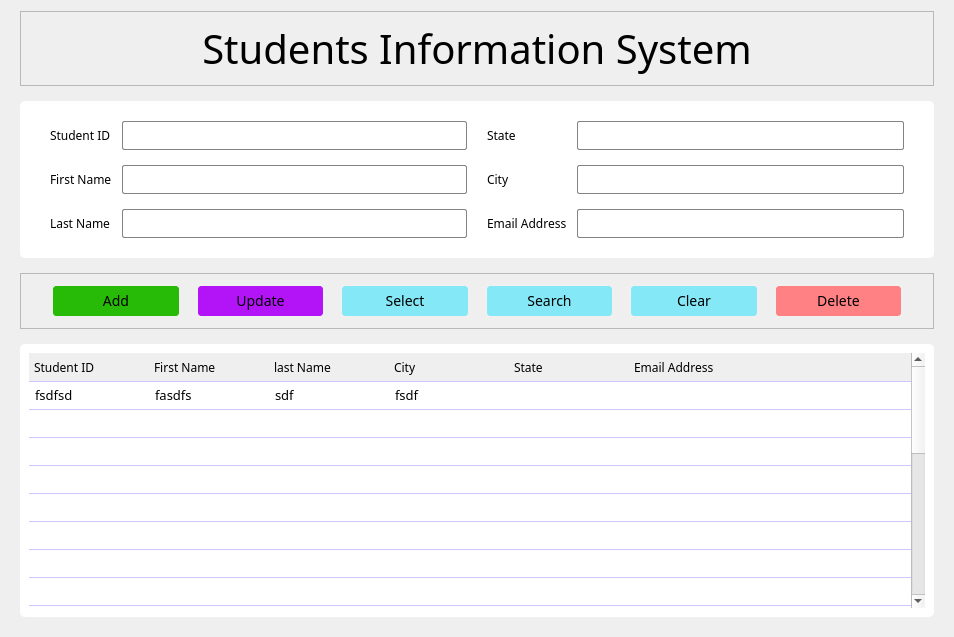
<?xml version="1.0" encoding="UTF-8"?>
<ui version="4.0">
 <class>Form</class>
 <widget class="QWidget" name="Form">
  <property name="geometry">
   <rect>
    <x>0</x>
    <y>0</y>
    <width>954</width>
    <height>637</height>
   </rect>
  </property>
  <property name="font">
   <font>
    <family>Script MT Bold</family>
    <pointsize>30</pointsize>
   </font>
  </property>
  <property name="windowTitle">
   <string>Students Information System</string>
  </property>
  <property name="styleSheet">
   <string notr="true">#info_frame {
	background-color: #fff;
	border: none;
	border-radius: 5px;
}

#info_frame QLabel,
#info_frame QLineEdit,
#info_frame QComboBox,
#function_frame QPushButton,
QHeaderView::section
 {
	font-family: Segoe UI Semibold;
	font-size: 12px;
}

#info_frame QLineEdit,
#info_frame QComboBox {
	padding: 4px 5px;
	border: 1px solid #838383;
	border-radius: 2px;
}

#info_frame QLineEdit:focus,
#info_frame QComboBox:focus
 {
	border-color: #0055ff;
}

QComboBox::drop-down { 
	background: transparent; 
	border: none;
	margin-right: 5px;
} 

QComboBox::down-arrow {
	image: url(:/icons/icons/expand_more.svg);
}

#result_frame {
	border-radius: 5px;
	background-color: #fff;
}

QHeaderView::section{
	border: none;
	border-bottom:1px solid #d0c6ff;
	text-align:left;
	padding: 3px 5px;
}

QTableWidget::Item{
	border-bottom:1px solid #d0c6ff;
	color: black;
	padding-left: 3px;
}

#function_frame QPushButton {
	font-size: 14px;
	padding: 5px 10px;
	border: 2px solid #f0f0f0;
	border-radius: 5px;
	background-color: #84e8f7;
}

#function_frame QPushButton:hover {
	border-color: #4c96f7;
	font-size: 15px;
}

#function_frame #delete_btn {
	background-color: #ff8183;
}

#function_frame #delete_btn:hover {
	border-color: #dc0004;
}

#function_frame #add_btn {
	background-color: #27ba06;
}

#function_frame #update_btn {
	background-color: #b314f7;
}




</string>
  </property>
  <layout class="QGridLayout" name="gridLayout_5">
   <property name="leftMargin">
    <number>20</number>
   </property>
   <property name="rightMargin">
    <number>20</number>
   </property>
   <property name="bottomMargin">
    <number>20</number>
   </property>
   <property name="verticalSpacing">
    <number>15</number>
   </property>
   <item row="0" column="0">
    <widget class="QFrame" name="frame_3">
     <property name="frameShape">
      <enum>QFrame::Shape::StyledPanel</enum>
     </property>
     <property name="frameShadow">
      <enum>QFrame::Shadow::Raised</enum>
     </property>
     <layout class="QHBoxLayout" name="horizontalLayout_2">
      <item>
       <widget class="QLabel" name="title_label">
        <property name="font">
         <font>
          <family>Script MT Bold</family>
          <pointsize>30</pointsize>
         </font>
        </property>
        <property name="text">
         <string>Students Information System</string>
        </property>
        <property name="alignment">
         <set>Qt::AlignmentFlag::AlignCenter</set>
        </property>
       </widget>
      </item>
     </layout>
    </widget>
   </item>
   <item row="2" column="0">
    <widget class="QFrame" name="function_frame">
     <property name="frameShape">
      <enum>QFrame::Shape::StyledPanel</enum>
     </property>
     <property name="frameShadow">
      <enum>QFrame::Shadow::Raised</enum>
     </property>
     <layout class="QHBoxLayout" name="horizontalLayout">
      <property name="spacing">
       <number>15</number>
      </property>
      <property name="leftMargin">
       <number>30</number>
      </property>
      <property name="topMargin">
       <number>10</number>
      </property>
      <property name="rightMargin">
       <number>30</number>
      </property>
      <property name="bottomMargin">
       <number>10</number>
      </property>
      <item>
       <widget class="QPushButton" name="add_btn">
        <property name="text">
         <string>Add</string>
        </property>
        <property name="icon">
         <iconset>
          <normaloff>icones/add.svg</normaloff>icones/add.svg</iconset>
        </property>
       </widget>
      </item>
      <item>
       <widget class="QPushButton" name="update_btn">
        <property name="text">
         <string>Update</string>
        </property>
        <property name="icon">
         <iconset>
          <normaloff>icones/update.svg</normaloff>icones/update.svg</iconset>
        </property>
       </widget>
      </item>
      <item>
       <widget class="QPushButton" name="select_btn">
        <property name="text">
         <string>Select</string>
        </property>
        <property name="icon">
         <iconset>
          <normaloff>icones/expand_more.svg</normaloff>icones/expand_more.svg</iconset>
        </property>
        <property name="iconSize">
         <size>
          <width>20</width>
          <height>20</height>
         </size>
        </property>
       </widget>
      </item>
      <item>
       <widget class="QPushButton" name="search_btn">
        <property name="text">
         <string>Search</string>
        </property>
        <property name="icon">
         <iconset>
          <normaloff>icones/search.svg</normaloff>icones/search.svg</iconset>
        </property>
        <property name="iconSize">
         <size>
          <width>20</width>
          <height>20</height>
         </size>
        </property>
       </widget>
      </item>
      <item>
       <widget class="QPushButton" name="clear_btn">
        <property name="text">
         <string>Clear</string>
        </property>
        <property name="icon">
         <iconset>
          <normaloff>icones/clear.svg</normaloff>icones/clear.svg</iconset>
        </property>
        <property name="iconSize">
         <size>
          <width>20</width>
          <height>20</height>
         </size>
        </property>
       </widget>
      </item>
      <item>
       <widget class="QPushButton" name="delete_btn">
        <property name="text">
         <string>Delete</string>
        </property>
        <property name="icon">
         <iconset>
          <normaloff>icones/delete.svg</normaloff>icones/delete.svg</iconset>
        </property>
        <property name="iconSize">
         <size>
          <width>20</width>
          <height>20</height>
         </size>
        </property>
       </widget>
      </item>
     </layout>
    </widget>
   </item>
   <item row="3" column="0">
    <widget class="QFrame" name="result_frame">
     <property name="frameShape">
      <enum>QFrame::Shape::StyledPanel</enum>
     </property>
     <property name="frameShadow">
      <enum>QFrame::Shadow::Raised</enum>
     </property>
     <layout class="QGridLayout" name="gridLayout_4">
      <item row="0" column="0">
       <widget class="QTableWidget" name="tableWidget">
        <property name="font">
         <font>
          <family>黑体</family>
          <pointsize>10</pointsize>
         </font>
        </property>
        <property name="focusPolicy">
         <enum>Qt::FocusPolicy::NoFocus</enum>
        </property>
        <property name="styleSheet">
         <string notr="true"/>
        </property>
        <property name="frameShape">
         <enum>QFrame::Shape::NoFrame</enum>
        </property>
        <property name="selectionMode">
         <enum>QAbstractItemView::SelectionMode::ExtendedSelection</enum>
        </property>
        <property name="selectionBehavior">
         <enum>QAbstractItemView::SelectionBehavior::SelectRows</enum>
        </property>
        <property name="showGrid">
         <bool>false</bool>
        </property>
        <property name="gridStyle">
         <enum>Qt::PenStyle::NoPen</enum>
        </property>
        <property name="sortingEnabled">
         <bool>true</bool>
        </property>
        <property name="wordWrap">
         <bool>true</bool>
        </property>
        <property name="cornerButtonEnabled">
         <bool>false</bool>
        </property>
        <property name="rowCount">
         <number>21</number>
        </property>
        <attribute name="horizontalHeaderCascadingSectionResizes">
         <bool>false</bool>
        </attribute>
        <attribute name="horizontalHeaderMinimumSectionSize">
         <number>50</number>
        </attribute>
        <attribute name="horizontalHeaderDefaultSectionSize">
         <number>120</number>
        </attribute>
        <attribute name="horizontalHeaderStretchLastSection">
         <bool>true</bool>
        </attribute>
        <attribute name="verticalHeaderVisible">
         <bool>false</bool>
        </attribute>
        <attribute name="verticalHeaderCascadingSectionResizes">
         <bool>false</bool>
        </attribute>
        <attribute name="verticalHeaderDefaultSectionSize">
         <number>28</number>
        </attribute>
        <attribute name="verticalHeaderHighlightSections">
         <bool>false</bool>
        </attribute>
        <attribute name="verticalHeaderShowSortIndicator" stdset="0">
         <bool>true</bool>
        </attribute>
        <attribute name="verticalHeaderStretchLastSection">
         <bool>false</bool>
        </attribute>
        <row>
         <property name="text">
          <string>1</string>
         </property>
        </row>
        <row>
         <property name="text">
          <string>New Row</string>
         </property>
        </row>
        <row>
         <property name="text">
          <string>New Row</string>
         </property>
        </row>
        <row>
         <property name="text">
          <string>New Row</string>
         </property>
        </row>
        <row>
         <property name="text">
          <string>New Row</string>
         </property>
        </row>
        <row>
         <property name="text">
          <string>New Row</string>
         </property>
        </row>
        <row>
         <property name="text">
          <string>New Row</string>
         </property>
        </row>
        <row>
         <property name="text">
          <string>New Row</string>
         </property>
        </row>
        <row>
         <property name="text">
          <string>New Row</string>
         </property>
        </row>
        <row>
         <property name="text">
          <string>New Row</string>
         </property>
        </row>
        <row>
         <property name="text">
          <string>New Row</string>
         </property>
        </row>
        <row>
         <property name="text">
          <string>New Row</string>
         </property>
        </row>
        <row>
         <property name="text">
          <string>New Row</string>
         </property>
        </row>
        <row>
         <property name="text">
          <string>New Row</string>
         </property>
        </row>
        <row>
         <property name="text">
          <string>New Row</string>
         </property>
        </row>
        <row>
         <property name="text">
          <string>New Row</string>
         </property>
        </row>
        <row>
         <property name="text">
          <string>New Row</string>
         </property>
        </row>
        <row>
         <property name="text">
          <string>New Row</string>
         </property>
        </row>
        <row>
         <property name="text">
          <string>New Row</string>
         </property>
        </row>
        <row>
         <property name="text">
          <string>New Row</string>
         </property>
        </row>
        <row>
         <property name="text">
          <string>2</string>
         </property>
        </row>
        <column>
         <property name="text">
          <string>Student ID</string>
         </property>
         <property name="font">
          <font>
           <family>黑体</family>
           <pointsize>10</pointsize>
          </font>
         </property>
         <property name="textAlignment">
          <set>AlignLeading|AlignVCenter</set>
         </property>
        </column>
        <column>
         <property name="text">
          <string>First Name</string>
         </property>
         <property name="font">
          <font>
           <family>黑体</family>
           <pointsize>10</pointsize>
          </font>
         </property>
         <property name="textAlignment">
          <set>AlignLeading|AlignVCenter</set>
         </property>
        </column>
        <column>
         <property name="text">
          <string>last Name</string>
         </property>
         <property name="textAlignment">
          <set>AlignLeading|AlignVCenter</set>
         </property>
        </column>
        <column>
         <property name="text">
          <string>City</string>
         </property>
         <property name="textAlignment">
          <set>AlignLeading|AlignVCenter</set>
         </property>
        </column>
        <column>
         <property name="text">
          <string>State</string>
         </property>
         <property name="textAlignment">
          <set>AlignLeading|AlignVCenter</set>
         </property>
        </column>
        <column>
         <property name="text">
          <string>Email Address</string>
         </property>
         <property name="textAlignment">
          <set>AlignLeading|AlignVCenter</set>
         </property>
        </column>
        <item row="0" column="0">
         <property name="text">
          <string>fsdfsd</string>
         </property>
        </item>
        <item row="0" column="1">
         <property name="text">
          <string>fasdfs</string>
         </property>
        </item>
        <item row="0" column="2">
         <property name="text">
          <string>sdf</string>
         </property>
        </item>
        <item row="0" column="3">
         <property name="text">
          <string>fsdf</string>
         </property>
        </item>
        <item row="20" column="0">
         <property name="text">
          <string/>
         </property>
        </item>
       </widget>
      </item>
     </layout>
    </widget>
   </item>
   <item row="1" column="0">
    <widget class="QFrame" name="info_frame">
     <property name="frameShape">
      <enum>QFrame::Shape::StyledPanel</enum>
     </property>
     <property name="frameShadow">
      <enum>QFrame::Shadow::Raised</enum>
     </property>
     <layout class="QGridLayout" name="gridLayout_6">
      <property name="leftMargin">
       <number>30</number>
      </property>
      <property name="topMargin">
       <number>20</number>
      </property>
      <property name="rightMargin">
       <number>30</number>
      </property>
      <property name="bottomMargin">
       <number>20</number>
      </property>
      <property name="horizontalSpacing">
       <number>20</number>
      </property>
      <property name="verticalSpacing">
       <number>10</number>
      </property>
      <item row="0" column="0">
       <layout class="QGridLayout" name="gridLayout_2">
        <property name="horizontalSpacing">
         <number>10</number>
        </property>
        <property name="verticalSpacing">
         <number>15</number>
        </property>
        <item row="0" column="0">
         <widget class="QLabel" name="label">
          <property name="font">
           <font>
            <family>Segoe UI Semibold</family>
            <pointsize>-1</pointsize>
           </font>
          </property>
          <property name="text">
           <string>Student ID</string>
          </property>
         </widget>
        </item>
        <item row="0" column="1">
         <widget class="QLineEdit" name="lineEdit">
          <property name="inputMethodHints">
           <set>Qt::InputMethodHint::ImhDigitsOnly</set>
          </property>
         </widget>
        </item>
        <item row="1" column="0">
         <widget class="QLabel" name="label_2">
          <property name="text">
           <string>First Name</string>
          </property>
         </widget>
        </item>
        <item row="1" column="1">
         <widget class="QLineEdit" name="lineEdit_2"/>
        </item>
        <item row="2" column="0">
         <widget class="QLabel" name="label_3">
          <property name="text">
           <string>Last Name</string>
          </property>
         </widget>
        </item>
        <item row="2" column="1">
         <widget class="QLineEdit" name="lineEdit_3"/>
        </item>
       </layout>
      </item>
      <item row="0" column="1">
       <layout class="QGridLayout" name="gridLayout_3">
        <property name="horizontalSpacing">
         <number>10</number>
        </property>
        <property name="verticalSpacing">
         <number>15</number>
        </property>
        <item row="0" column="0">
         <widget class="QLabel" name="label_4">
          <property name="text">
           <string>State</string>
          </property>
         </widget>
        </item>
        <item row="0" column="1">
         <widget class="QComboBox" name="comboBox">
          <property name="editable">
           <bool>true</bool>
          </property>
          <item>
           <property name="text">
            <string/>
           </property>
          </item>
          <item>
           <property name="text">
            <string>New Item</string>
           </property>
          </item>
          <item>
           <property name="text">
            <string>New Item</string>
           </property>
          </item>
          <item>
           <property name="text">
            <string>New Item</string>
           </property>
          </item>
          <item>
           <property name="text">
            <string>New Item</string>
           </property>
          </item>
         </widget>
        </item>
        <item row="1" column="0">
         <widget class="QLabel" name="label_5">
          <property name="text">
           <string>City</string>
          </property>
         </widget>
        </item>
        <item row="1" column="1">
         <widget class="QComboBox" name="comboBox_2">
          <property name="editable">
           <bool>true</bool>
          </property>
          <item>
           <property name="text">
            <string/>
           </property>
          </item>
          <item>
           <property name="text">
            <string>New Item</string>
           </property>
          </item>
          <item>
           <property name="text">
            <string>New Item</string>
           </property>
          </item>
          <item>
           <property name="text">
            <string>New Item</string>
           </property>
          </item>
          <item>
           <property name="text">
            <string>New Item</string>
           </property>
          </item>
          <item>
           <property name="text">
            <string>New Item</string>
           </property>
          </item>
         </widget>
        </item>
        <item row="2" column="0">
         <widget class="QLabel" name="label_6">
          <property name="text">
           <string>Email Address</string>
          </property>
         </widget>
        </item>
        <item row="2" column="1">
         <widget class="QLineEdit" name="lineEdit_4"/>
        </item>
       </layout>
      </item>
     </layout>
    </widget>
   </item>
  </layout>
 </widget>
 <resources/>
 <connections/>
</ui>
